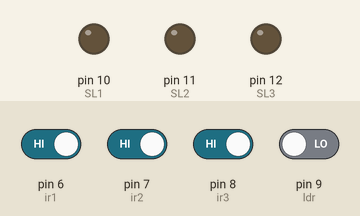
Bench run of a sketch on a simulated Arduino Uno, built with avr-gcc and run on an emulated ATmega328P. On the bench: output pins drawn as LEDs (lit = HIGH). Inputs (shaded band) come from the test bench; at power-on: pin 6 (ir1), pin 7 (ir2), pin 8 (ir3) HIGH, pin 9 (ldr) LOW. What the sketch prints to the serial monitor is not drawn.

Above: at 1.2 s.
1.3 s: pin 9 (ldr) driven HIGH
3.0 s: pin 6 (ir1) driven LOW
At 4.2 s:
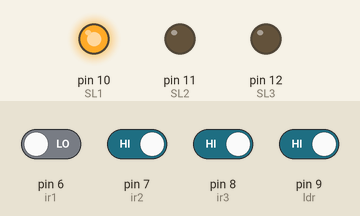
4.5 s: pin 7 (ir2) driven LOW
At 5.7 s:
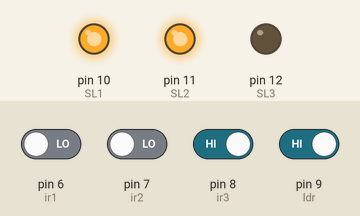
6.0 s: pin 8 (ir3) driven LOW
At 7.0 s:
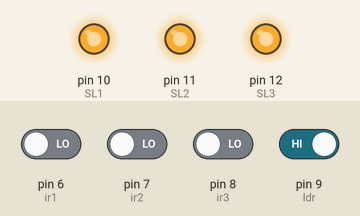
7.6 s: pin 6 (ir1) driven HIGH
At 8.4 s:
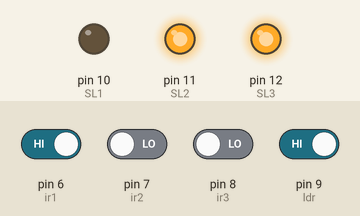
9.1 s: pin 7 (ir2) driven HIGH
At 10.6 s:
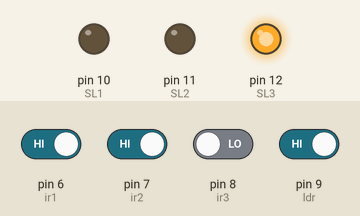
Timing chart, 0 to 11.6 s (numbered marks = the images above; inputs shaded):
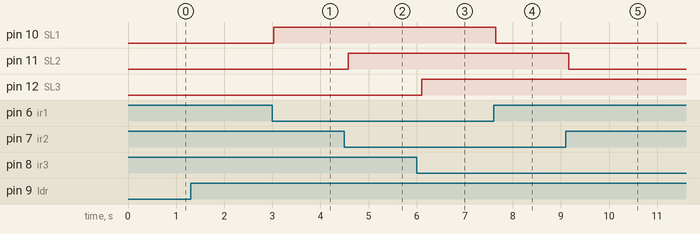

Measured:
- after the input at 1.3 s, every drawn part: stays the same
- after the input at 3.0 s, pin 10 (SL1): LOW → HIGH at once
- after the input at 4.5 s, pin 11 (SL2): LOW → HIGH after 0.08 s
- after the input at 6.0 s, pin 12 (SL3): LOW → HIGH after 0.11 s
- after the input at 7.6 s, pin 10 (SL1): HIGH → LOW after 0.05 s
- after the input at 9.1 s, pin 11 (SL2): HIGH → LOW after 0.06 s

The sketch:

smart_street_lights.ino
```cpp
const int ir1 = 6;
const int ir2 = 7;
const int ir3 = 8;
const int ldr = 9;
const int SL1 = 10;
const int SL2 = 11;
const int SL3 = 12;

void setup() {
  pinMode(ir1, INPUT);
  pinMode(ir2, INPUT);
  pinMode(ir3, INPUT);
  pinMode(ldr, INPUT);
  pinMode(SL1, OUTPUT);
  pinMode(SL2, OUTPUT);
  pinMode(SL3, OUTPUT);
  pinMode(ir1, INPUT);
  Serial.begin(9600);
}

void loop() {
  int locA = digitalRead(ir1);
  int locB = digitalRead(ir2);
  int locC = digitalRead(ir3);
  int night = digitalRead(ldr);
  if(night){

    Serial.print("It's Night");
    if(!locA){
      Serial.print("Person at location A");
      digitalWrite(SL1,HIGH);
    }
    else{
      digitalWrite(SL1, LOW);
    }

    if(!locB){
      Serial.print("Person at location B");
      digitalWrite(SL2, HIGH);
    }
    else{
      digitalWrite(SL2, LOW);
    }

    if(!locC){
      Serial.print("Person at location C");
      digitalWrite(SL3,HIGH);
    }else{
      digitalWrite(SL3, LOW);
    }

  }
  else{
    Serial.print("It's day");
    digitalWrite(SL1,LOW);
    digitalWrite(SL2,LOW);
    digitalWrite(SL3,LOW);
  };
}
```
